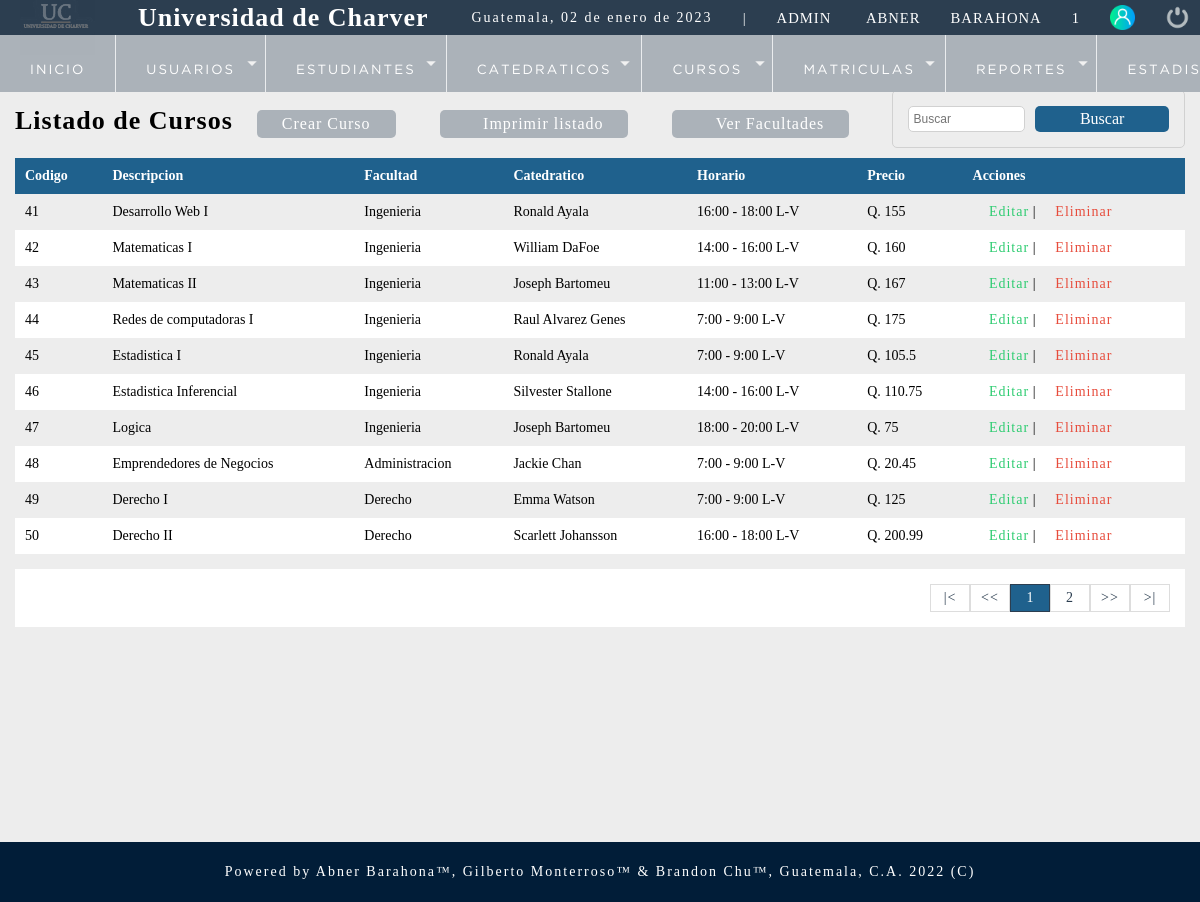
Screenshot of /sistema/lista_curso.php (signed in) with the database file from the repository.
### tables this page shows
CREATE TABLE `curso` (
  `codigo_cur` int(10) NOT NULL,
  `descripcion` varchar(50) NOT NULL,
  `facultad` int(10) NOT NULL,
  `catedratico` int(10) NOT NULL,
  `horario` int(10) NOT NULL,
  `idusuario` int(10) NOT NULL,
  `fecha_creacion` datetime NOT NULL DEFAULT current_timestamp(),
  `precio` float NOT NULL,
  `estado` int(10) NOT NULL DEFAULT 1
);

CREATE TABLE `facultad` (
  `idfacultad` int(10) NOT NULL,
  `facultad` varchar(50) NOT NULL
);

CREATE TABLE `catedratico` (
  `codigo_cat` int(10) NOT NULL,
  `nombre` varchar(50) NOT NULL,
  `apellido` varchar(50) NOT NULL,
  `direccion` varchar(100) NOT NULL,
  `dpi` bigint(20) NOT NULL,
  `telefono` int(20) NOT NULL,
  `fecha_reg` datetime NOT NULL DEFAULT current_timestamp(),
  `idusuario` int(10) NOT NULL,
  `estado` int(11) NOT NULL DEFAULT 1
);

CREATE TABLE `horario` (
  `idhorario` int(10) NOT NULL,
  `horario` varchar(50) NOT NULL
);

### sistema/lista_curso.php (the view, shortened to what this page needs)
<?php
include "../conexion.php";
?>
<!DOCTYPE html>
<html lang="en">
<head>
		<?php include "includes/scripts.php"; ?>
</head>
<body>
	<?php include "includes/header.php"; ?>
	<section id="container">
		<h1>Listado de Cursos</h1>
        <?php
			if($_SESSION['rol'] == 1){
		?>
        <a href="registro_curso.php" class="btn_new">Crear Curso</a>
        <a href="reportes/reporte_cursos.php" class="btn_new"><i class="fas fa-print"></i> Imprimir listado</a>
        <a href="reportes/reporte_facultades.php" class="btn_new"><i class="fas fa-eye"></i> Ver Facultades</a>
        <?php } ?>
        <form action="buscar_curso.php" method="get" class="form_search">
            <input type ="text" name="busqueda" id="busqueda" placeholder="Buscar">
            <input type="submit" value="Buscar" class="btn_search">
        </form>
            <table>
                <tr>
                    <th>
                        Codigo
                    </th>
                    <th>
                        Descripcion
                    </th>
                    <th>
                        Facultad
                    </th>
                    <th>
                        Catedratico
                    </th>
                    <th>
                        Horario
                    </th>
                    <th>
                        Precio
                    </th>
                    <th>
                        <?php
			                if($_SESSION['rol'] == 1){
		                ?>
                        Acciones
                        <?php } ?>
                    </th>
                </tr>
                <?php
                    $query_register = mysqli_query($conection, "SELECT COUNT(*) AS total_register FROM curso WHERE estado = 1");
                    $result_register = mysqli_fetch_array($query_register);
                    $total_register = $result_register['total_register'];
                    $por_pagina = 10;
                    if(empty($_GET['pagina'])){
                        $pagina=1;
                    }
                    else{
                        $pagina=$_GET['pagina'];
                    }
                    $desde = ($pagina-1)*$por_pagina;
                    $total_paginas = ceil($total_register/$por_pagina);
                    $query = mysqli_query($conection, "SELECT cu.codigo_cur, cu.descripcion, f.facultad, ca.nombre, ca.apellido, h.horario, cu.precio
                                                       FROM curso cu
                                                       INNER JOIN facultad f ON cu.facultad = f.idfacultad
                                                       INNER JOIN catedratico ca ON cu.catedratico = ca.codigo_cat
                                                       INNER JOIN horario h ON cu.horario = h.idhorario
                                                       WHERE cu.estado = 1
                                                       ORDER BY cu.codigo_cur ASC
                                                       LIMIT $desde,$por_pagina");
                    $result = mysqli_num_rows($query);
                    if($result>0){
                        while($data = mysqli_fetch_array($query)){
                ?>
                            <tr>
                                <td>
                                    <?php echo $data["codigo_cur"] ?>
                                </td>
                                <td>
                                    <?php echo $data["descripcion"] ?>
                                </td>
                                <td>
                                    <?php echo $data["facultad"] ?>
                                </td>
                                <td>
                                    <?php echo $data["nombre"] ?>  <?php echo $data["apellido"] ?>
                                </td>
                                <td>
                                    <?php echo $data["horario"] ?>
                                </td>
                                <td>
                                    Q. <?php echo $data["precio"] ?>
                                </td>
                                <td>
                                <?php
					                if($_SESSION['rol'] == 1){
				                ?>
                                    <a class="link_edit" href="editar_curso.php?id=<?php echo $data["codigo_cur"]; ?>" ><i class="fas fa-edit"></i> Editar</a>
                                    <?php  if($_SESSION["rol"] == 1 ){ ?>
                                        |
                                        <a class="link_delete" href="eliminar_curso.php?id=<?php echo $data["codigo_cur"]; ?>" ><i class="fas fa-trash"></i> Eliminar</a>
                                    <?php } ?>
                                <?php } ?>
                                </td>
                            </tr>
                <?php
                        }
                    }
                ?>
            </table>
            <div class="paginador">
                <ul>
                    <?php
                        if($total_register != 0){
                    ?>
                    <li><a href="?pagina=<?php echo 1;?>">|<</a></li>
                    <li><a href="?pagina=<?php echo $pagina-1;?>"><<</a></li>
                        <?php
                        }
                            for($i=1; $i <= $total_paginas; $i++){
                                if($i == $pagina){
                                    echo '<li class= "pageSelected">'.$i.'</li>';
                                }
                                else{
                                    echo '<li><a href="?pagina='.$i.'">'.$i.'</a></li>';
                                }
                            }
                            if($pagina != $total_paginas){
                        ?>
                    <li><a href="?pagina=<?php echo $pagina+1;?>">>></a></li>
                    <li><a href="?pagina=<?php echo $total_paginas;?>">>|</a></li>
                    <?php } ?>
                </ul>
            </div>
	</section>
</body>
<?php include "includes/footer.php"; ?>
</html>

### sistema/css/style.css (style rules this page uses)
* { margin: 0; padding: 0; box-sizing: border-box; }
body { background: #ededed; }
h1, h2, h3, h4, h5, h6 { font-family: 'corbel'; font-weight: bold; letter-spacing: 1px; }
h1 { font-size: 26px; }
a { text-decoration: none; font-family: corbel; letter-spacing: 1px; }
#container { padding: 90px 15px 15px; }
form { background: #FFF; margin: auto; padding: 20px 50px; border: 1px solid #d1d1d1; }
input,select { display: block; width: 100%; font-size: 12px; padding: 5px; border: 1px solid #d1d1d1; border-radius: 5px; }
#container h1 { font-size: 26px; display: inline-block; }
.btn_new { display: inline-block; background: #ABB2B9; color: #FFF; padding: 5px 25px; border-radius: 5px; margin: 20px; }
table { border-collapse: collapse; font-size: 14px; font-family: 'Corbel'; width: 100%; }
table th { text-align: left; padding: 10px; background: #1F618D; color: #FFF; }
table tr:nth-child(odd) { background: #FFF; }
table td { padding: 10px; }
.link_edit { color: #2ECC71; }
.link_delete { color: #E74C3C; }
.paginador ul { padding: 15px; list-style: none; background: #FFF; margin-top: 15px; display: -webkit-flex; display: -moz-flex; display: -ms-flex; display: -o-flex; display: flex; justify-content:flex-end; }
.paginador a, .pageSelected { color: #2C3E50; border: 1px solid #ddd; padding: 5px; display: inline-block; font-size: 14px; text-align: center; width: 40px; }
.pageSelected { color: #FFF; background: #1F618D; border: 1px solid #2C3E50; }
.form_search { float: right; padding: 15px; background: initial; border-radius: 5px; display: -webkit-flex; display: -moz-flex; display: -ms-flex; display: -o-flex; display: flex; font-family: 'Corbel'; }
.form_search .btn_search { background: #1F618D; color: #FFF; padding: 0 20px; border: 0; cursor: pointer; margin-left: 10px; font-size: 16px; font-family: 'Corbel'; }

### rows the page displays
curso: codigo_cur "41", descripcion "Desarrollo Web I", facultad.facultad "Ingenieria", catedratico.nombre "Ronald", catedratico.apellido "Ayala", horario.horario "16:00 - 18:00 L-V", precio "155"
curso: codigo_cur "42", descripcion "Matematicas I", facultad.facultad "Ingenieria", catedratico.nombre "William", catedratico.apellido "DaFoe", horario.horario "14:00 - 16:00 L-V", precio "160"
curso: codigo_cur "43", descripcion "Matematicas II", facultad.facultad "Ingenieria", catedratico.nombre "Joseph", catedratico.apellido "Bartomeu", horario.horario "11:00 - 13:00 L-V", precio "167"
curso: codigo_cur "44", descripcion "Redes de computadoras I", facultad.facultad "Ingenieria", catedratico.nombre "Raul", catedratico.apellido "Alvarez Genes", horario.horario "7:00 - 9:00 L-V", precio "175"
curso: codigo_cur "45", descripcion "Estadistica I", facultad.facultad "Ingenieria", catedratico.nombre "Ronald", catedratico.apellido "Ayala", horario.horario "7:00 - 9:00 L-V", precio "105.5"
curso: codigo_cur "46", descripcion "Estadistica Inferencial", facultad.facultad "Ingenieria", catedratico.nombre "Silvester", catedratico.apellido "Stallone", horario.horario "14:00 - 16:00 L-V", precio "110.75"
curso: codigo_cur "47", descripcion "Logica", facultad.facultad "Ingenieria", catedratico.nombre "Joseph", catedratico.apellido "Bartomeu", horario.horario "18:00 - 20:00 L-V", precio "75"
curso: codigo_cur "48", descripcion "Emprendedores de Negocios", facultad.facultad "Administracion", catedratico.nombre "Jackie", catedratico.apellido "Chan", horario.horario "7:00 - 9:00 L-V", precio "20.45"
curso: codigo_cur "49", descripcion "Derecho I", facultad.facultad "Derecho", catedratico.nombre "Emma", catedratico.apellido "Watson", horario.horario "7:00 - 9:00 L-V", precio "125"
curso: codigo_cur "50", descripcion "Derecho II", facultad.facultad "Derecho", catedratico.nombre "Scarlett", catedratico.apellido "Johansson", horario.horario "16:00 - 18:00 L-V", precio "200.99"

### other values shown
fechaC() "02 de enero de 2023"
$_SESSION['usuario'] "ADMIN"
$_SESSION['nombre'] "ABNER"
$_SESSION['apellido'] "BARAHONA"
$_SESSION['rol'] "1"
